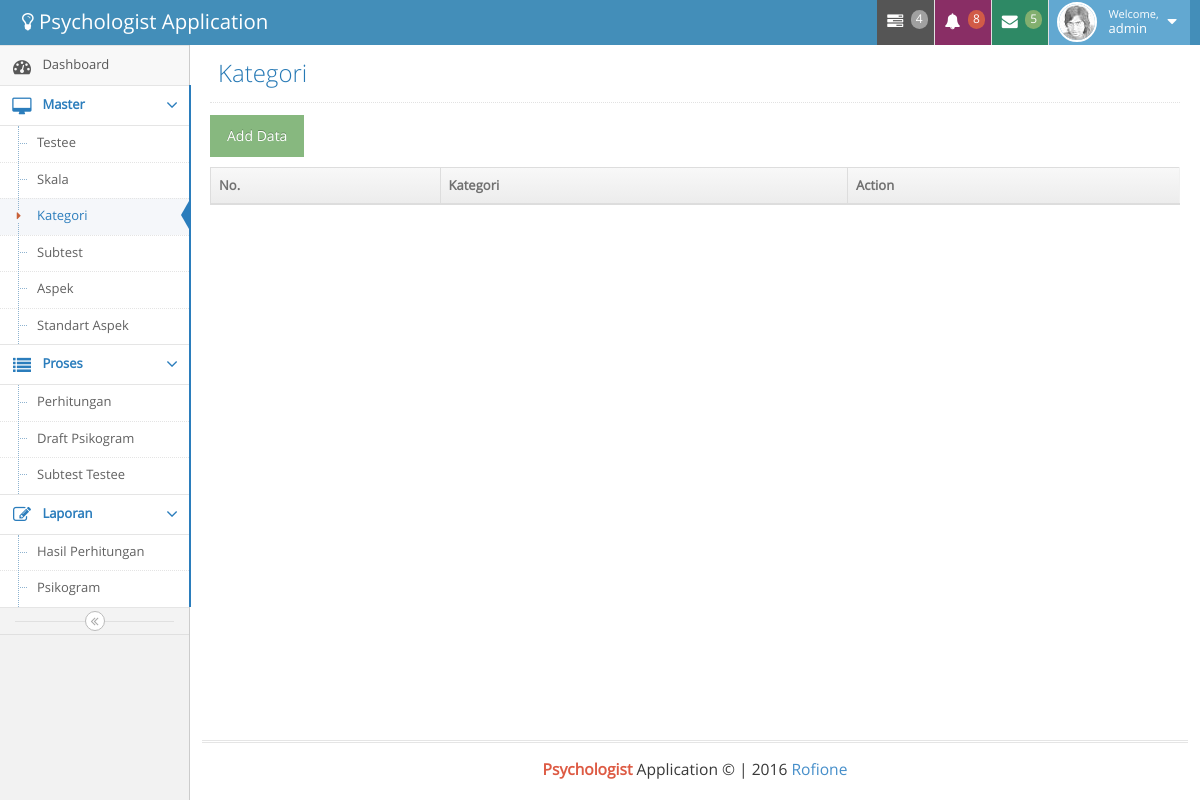
The app's page /index.php?psi=kategori (signed in), older data.
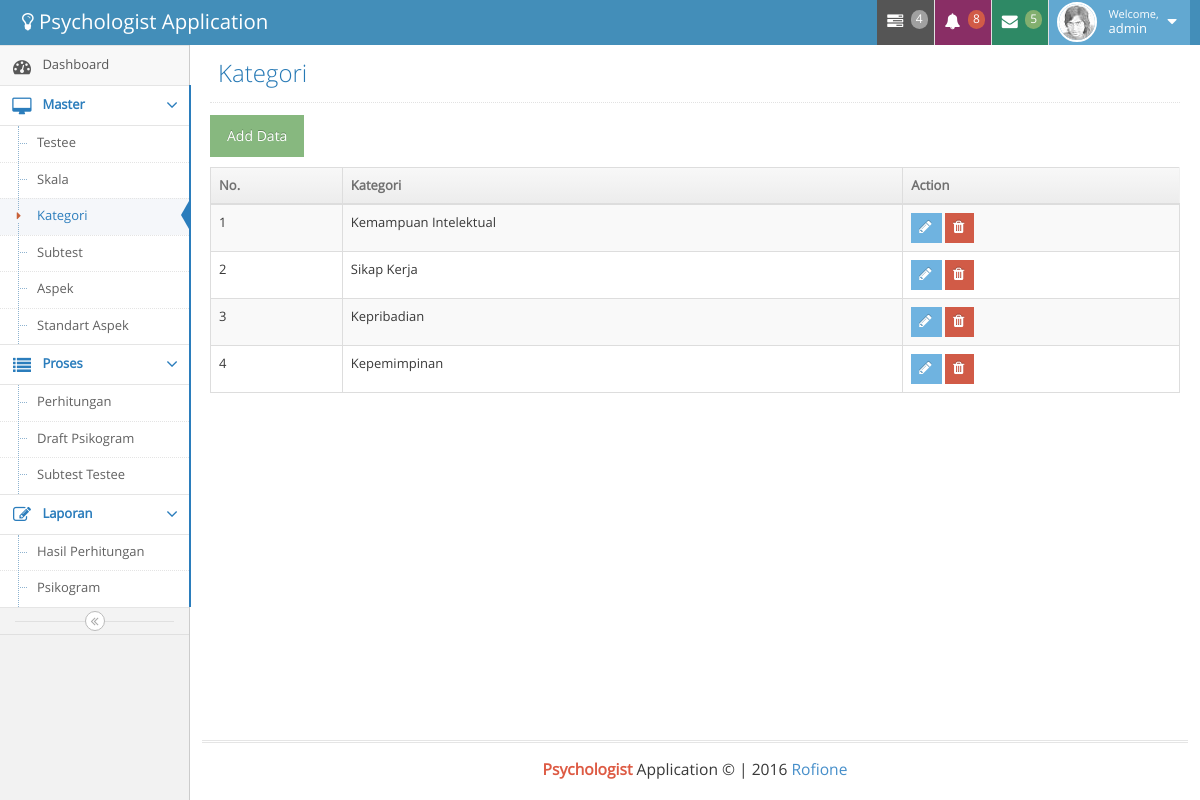
The same page, newer data.
### tables this page shows
CREATE TABLE `kategori` (
  `id` bigint(11) NOT NULL AUTO_INCREMENT,
  `nama` varchar(50) NOT NULL,
  PRIMARY KEY (`id`)
);

### kategori.php (the view, shortened to what this page needs)
<div class="page-header">
    <h1>
        Kategori
    </h1>
</div>
<div class="row">
    <div class="col-xs-12">
        <p><a class="btn btn-success" data-target="#ModalAdd" data-toggle="modal">Add Data</a></p>
        <table id="example" class="table table-striped table-bordered">
            <thead>
            <th>No.</th>
            <th>Kategori</th>
            <th>Action</th>
            </thead>
            <?php
            $no = 0;
            $qSkala = mysql_query("SELECT * FROM kategori");
            while ($dataSkala = mysql_fetch_array($qSkala)) {
                $no++;
                ?>
                <tr>
                    <td><?php echo $no; ?></td>
                    <td><?php echo $dataSkala['nama']; ?></td>
                    <td>
                        <a href="#" class='btn btn-xs btn-info open_modal' id='<?php echo $dataSkala['id']; ?>'><i class="ace-icon fa fa-pencil bigger-120"></i></a>
                        <a href="#" class='btn btn-xs btn-danger'onclick="confirm_modal('kategoriDel.php?&skala_id=<?php echo $dataSkala['id']; ?>');"><i class="ace-icon fa fa-trash bigger-120"></i></a>
                    </td>
                </tr>
            <?php } ?>
        </table>
    </div>
</div>

Row changes from the older to the newer data that the page shows:
added kategori: nama "Kemampuan Intelektual"
added kategori: nama "Sikap Kerja"
added kategori: nama "Kepribadian"
added kategori: nama "Kepemimpinan"
